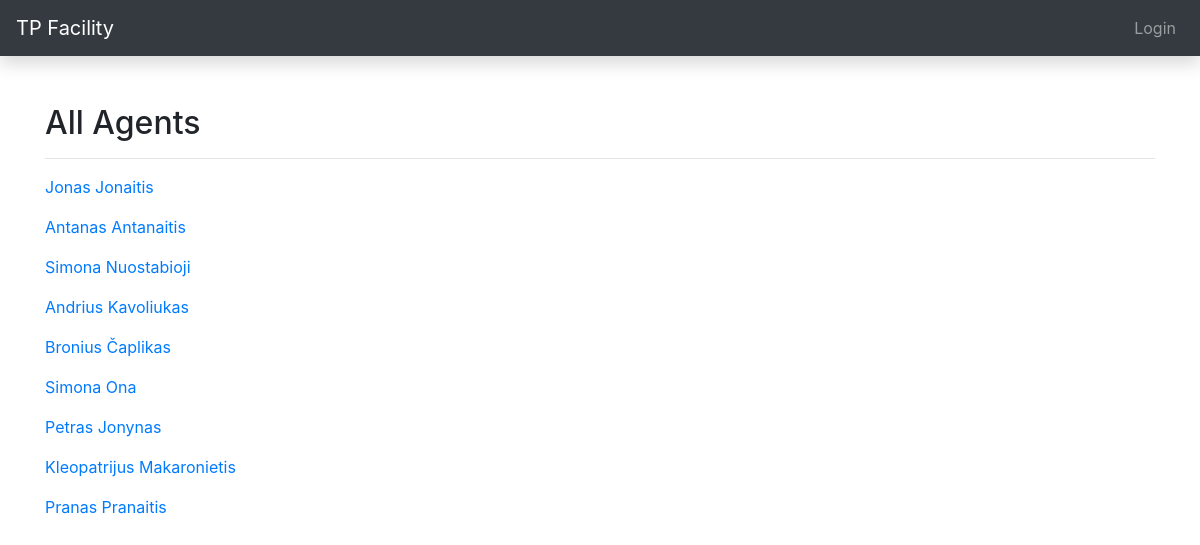
The app's page /facility/all_agents with its own data.
### facility/models.py (models this page shows, shortened)
class Agent(models.Model):
    first_name = models.CharField('First name', max_length=255, null=False, help_text="Enter first name")
    last_name = models.CharField('Last name', max_length=255, null=False, help_text="Enter last name")
    ccms_id = models.CharField('CCMS ID', max_length=255, unique=True, null=False, help_text="Enter CCMS ID")
    phone = models.CharField('Phone', max_length=255, null=False, help_text="Enter phone number")
    email = models.EmailField('Email', max_length=255, null=False, help_text="Enter email address")
    country = models.CharField('Country', max_length=255, null=False, help_text="Enter country")
    city = models.CharField('City', max_length=255, null=False, help_text="Enter city")
    street = models.CharField('Street', max_length=400, null=False, help_text="Enter street and building number.")
    project_id = models.ForeignKey('Project', related_name='agents', on_delete=models.SET_NULL, null=True)
    class Meta:
        verbose_name = 'Agent'
        verbose_name_plural = 'Agents'

### facility/views.py (the view)
# urls.py: path('all_agents', views.all_agents, name='all_agents'),
def all_agents(request):
    all_agents = Agent.objects.all
    context = {
        'all_agents': all_agents,
    }
    return render(request, 'all_agents.html', context=context)

### facility/templates/all_agents.html
{% extends "base.html" %}
{% block content %}
<div class="container">
    <h2>All Agents</h2>
    <hr>
    {% for agent in all_agents %}
        <p><a href="{% url 'agent' agent.id %}">{{ agent.first_name }} {{ agent.last_name }}</a></p>
    {% endfor %}
{% endblock %}

### facility/templates/base.html (shortened to what this page needs)
{% load static %}
{% load widget_tweaks %}
<!doctype html>
<html lang="en">
  <head>
    <link rel="stylesheet" href="https://cdn.jsdelivr.net/npm/bootstrap@4.6.1/dist/css/bootstrap.min.css">
    <link rel="stylesheet" href="{% static 'orderpdf.css' %}">
  </head>
  <body>
  {% if user.is_authenticated %}
  <nav class="navbar navbar-expand-lg navbar-dark bg-dark static-top shadow mb-5">
  <a class="navbar-brand" href="{% url 'index' %}">TP Facility</a>
  <button class="navbar-toggler" type="button" data-toggle="collapse" data-target="#navbarSupportedContent" aria-controls="navbarSupportedContent" aria-expanded="false" aria-label="Toggle navigation">
    <span class="navbar-toggler-icon"></span>
  </button>
  <div class="collapse navbar-collapse" id="navbarSupportedContent">
    <ul class="navbar-nav mr-auto">
      <li class="nav-item">
        <a class="nav-link" href="{% url 'index' %}">Home</a>
      </li>
      <li class="nav-item">
        <a class="nav-link" href="{% url 'all_agents' %}">All Agents</a>
      </li>
      <li class="nav-item">
        <a class="nav-link" href="{% url 'orders-list' %}">Orders</a>
      </li>
      <li class="nav-item">
        <a class="nav-link" href="{% url 'agent_add' %}">Add Agent</a>
      </li>
      <li class="nav-item">
        <a class="nav-link" href="{% url 'order_add' %}">Add Order</a>
      </li>
    </ul>
    </div>
    <div class="collapse navbar-collapse" id="navbarSupportedContent">
      <ul class="navbar-nav ml-auto">
        <form class="form-inline mr-sm-2" action="{% url 'search' %}" method="get">
      <input name="query" class="form-control mr-sm-2" type="tesxt" placeholder="Search" aria-label="Search" style="width: 30vw;">
      <button class="btn btn-outline-success my-2 my-sm-0" type="submit">Search</button>
    </form>
        <li class="nav-item"><a class="nav-link" href="#">
              <svg class="bi bi-person" width="1.5em" height="1.5em" viewBox="0 0 16 16" fill="currentColor" xmlns="http://www.w3.org/2000/svg">
                <path fill-rule="evenodd" d="M13 14s1 0 1-1-1-4-6-4-6 3-6 4 1 1 1 1h10zm-9.995-.944v-.002.002zM3.022 13h9.956a.274.274 0 00.014-.002l.008-.002c-.001-.246-.154-.986-.832-1.664C11.516 10.68 10.289 10 8 10c-2.29 0-3.516.68-4.168 1.332-.678.678-.83 1.418-.832 1.664a1.05 1.05 0 00.022.004zm9.974.056v-.002.002zM8 7a2 2 0 100-4 2 2 0 000 4zm3-2a3 3 0 11-6 0 3 3 0 016 0z" clip-rule="evenodd"/>
              </svg>
            {{ user.get_username }}</a></li>
        <li class="nav-item"><a class="nav-link" href="{% url 'logout'%}?next=/facility">Logout</a></li>
      </ul>
    </div>
</nav>
 {% else %}
  <nav class="navbar navbar-expand-lg navbar-dark bg-dark static-top shadow mb-5">
    <a class="navbar-brand" href="{% url 'index' %}">TP Facility</a>
    <div class="collapse navbar-collapse" id="navbarSupportedContent">
    <ul class="navbar-nav ml-auto">
    <div class="collapse navbar-collapse" id="navbarSupportedContent">
    <ul class="navbar-nav ml-auto">
            <li class="nav-item"><a class="nav-link" href="{% url 'login'%}">Login</a></li>
    </ul>
    </div>
    </ul>
    </div>
  </nav>
          {% endif %}
    <container>
        {% block content %}{% endblock %}
    </container>
  </body>
</html>

### records on screen
Agent: first_name "Jonas", last_name "Jonaitis"
Agent: first_name "Antanas", last_name "Antanaitis"
Agent: first_name "Simona", last_name "Nuostabioji"
Agent: first_name "Andrius", last_name "Kavoliukas"
Agent: first_name "Bronius", last_name "Čaplikas"
Agent: first_name "Simona", last_name "Ona"
Agent: first_name "Petras", last_name "Jonynas"
Agent: first_name "Kleopatrijus", last_name "Makaronietis"
Agent: first_name "Pranas", last_name "Pranaitis"
